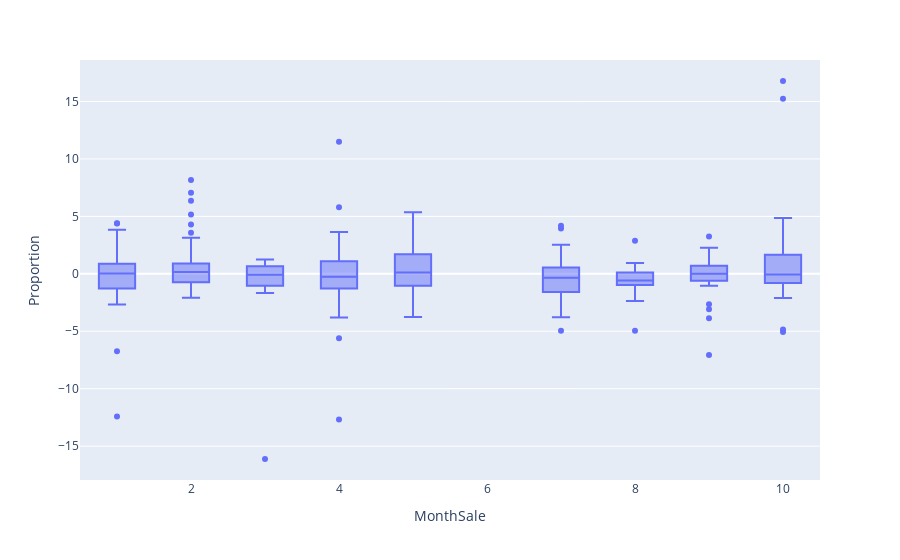

Notebook code cell kept with this figure:
### Code cell
fig = px.box(n_year,x='MonthSale', y='Proportion')
fig.show()

### Figure 1 — Plotly figure (JSON) as saved in the notebook; plotly's stock layout.template omitted (floating-point values rounded to 4 significant figures; data arrays with more than 128 entries replaced by an {"elided": "..."} marker saying what was removed)
{"data": [{"alignmentgroup": "True", "hovertemplate": "MonthSale=%{x}<br>Proportion=%{y}<extra></extra>", "legendgroup": "", "marker": {"color": "#636efa"}, "name": "", "notched": false, "offsetgroup": "", "orientation": "v", "showlegend": false, "type": "box", "x": {"elided": "294 int values"}, "x0": " ", "xaxis": "x", "y": {"elided": "294 float values"}, "y0": " ", "yaxis": "y"}], "layout": {"boxmode": "group", "legend": {"tracegroupgap": 0}, "margin": {"t": 60}, "xaxis": {"anchor": "y", "domain": [0, 1], "title": {"text": "MonthSale"}}, "yaxis": {"anchor": "x", "domain": [0, 1], "title": {"text": "Proportion"}}}}
